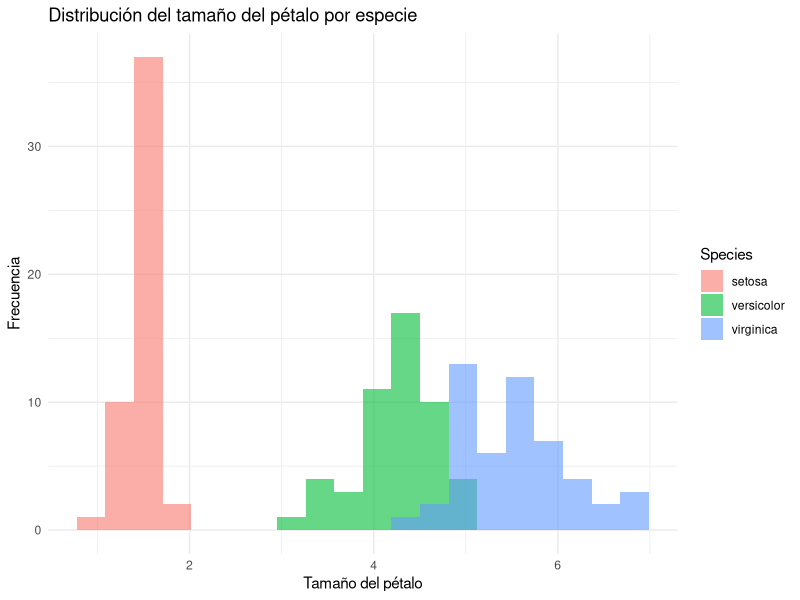
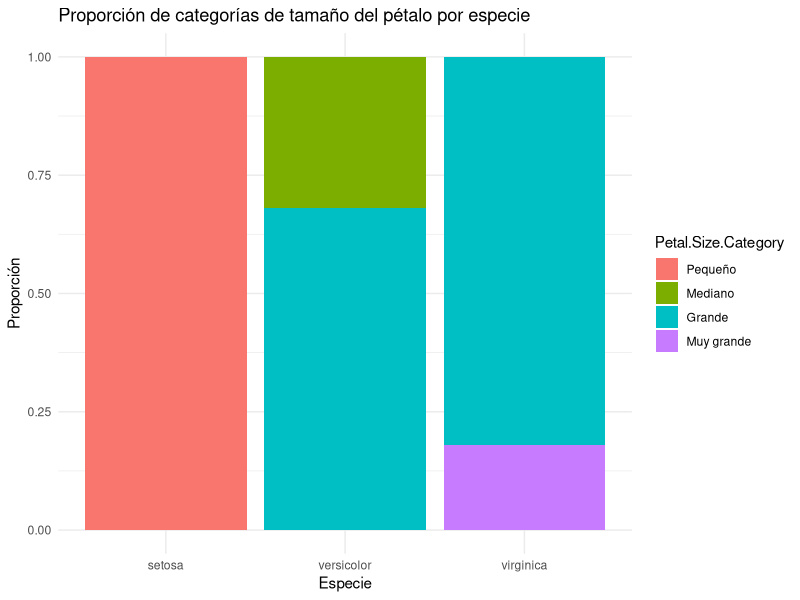
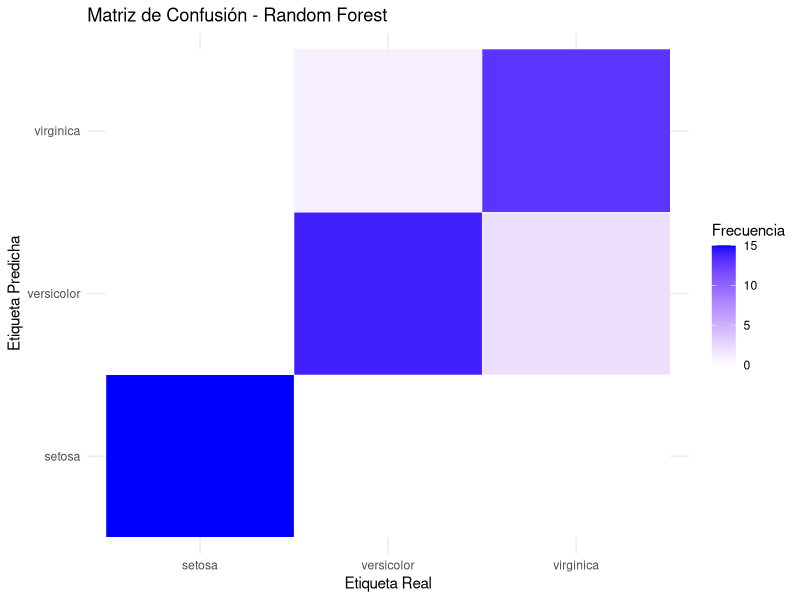
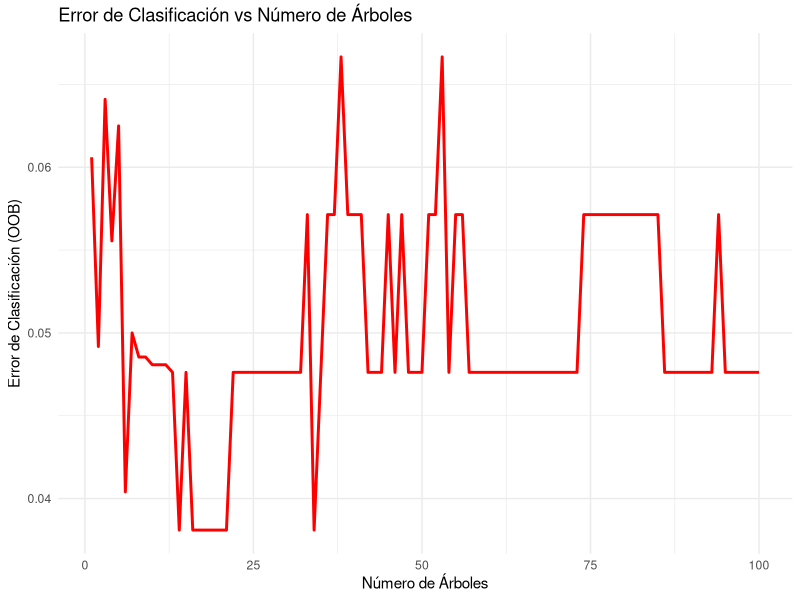

Here is the R script that generated these plots, in order:
## ---- chunk 1
knitr::opts_chunk$set(echo = TRUE)
## ---- chunk 2
# Cargar los datos
Data = iris

# Variable dependiente (Sepal.Length) y variables independientes
y = Data$Sepal.Length
X = as.matrix(cbind(1, Data$Sepal.Width, Data$Petal.Length, Data$Petal.Width)) # Agregar columna de unos para el intercepto
## ---- chunk 3
# Función para calcular la matriz Hessiana
hessian <- function(X, beta) {
  return(t(X) %*% X)
}

# Función para calcular el gradiente
gradient <- function(X, y, beta) {
  return(t(X) %*% (X %*% beta - y))
}
## ---- chunk 4
# Algoritmo de Newton
newton_method <- function(X, y, tol = 1e-6, max_iter = 100) {
  # Inicializar los coeficientes beta
  beta = matrix(0, ncol = 1, nrow = ncol(X))
  
  # Iteraciones
  for (i in 1:max_iter) {
    # Calcular gradiente y Hessiana
    grad = gradient(X, y, beta)
    hess = hessian(X, beta)
    
    # Actualizar beta usando el método de Newton
    beta_new = beta - solve(hess) %*% grad
    
    # Revisar la convergencia
    if (sum(abs(beta_new - beta)) < tol) {
      cat("Convergencia alcanzada en la iteración:", i, "\n")
      break
    }
    
    # Actualizar beta
    beta = beta_new
  }
  
  # Retornar los coeficientes estimados
  return(beta)
}
## ---- chunk 5
# Ejecutar el algoritmo
coeficientes = newton_method(X, y)
## ---- chunk 6
# Mostrar resultados
print("Coeficientes estimados:")
print(coeficientes)

## ---- chunk 7
# Dividir las especies
setosa = iris[iris$Species == "setosa", ]
versicolor = iris[iris$Species == "versicolor", ]
virginica = iris[iris$Species == "virginica", ]

# Visualizar la distribución del tamaño del pétalo
library(ggplot2)
ggplot(iris, aes(x = Petal.Length, fill = Species)) +
  geom_histogram(bins = 20, alpha = 0.6, position = "identity") +
  labs(title = "Distribución del tamaño del pétalo por especie",
       x = "Tamaño del pétalo", y = "Frecuencia") +
  theme_minimal()
## ---- chunk 8
(t_test_setosa_versicolor = t.test(setosa$Petal.Length, versicolor$Petal.Length))
(t_test_versicolor_virginica = t.test(versicolor$Petal.Length, virginica$Petal.Length))
(t_test_setosa_virginica = t.test(setosa$Petal.Length, virginica$Petal.Length))
## ---- chunk 9
iris$Petal.Size.Category = cut(iris$Petal.Length,
                               breaks = c(0, 2, 4, 6, Inf),
                               labels = c("Pequeño", "Mediano", "Grande", "Muy grande"))

# Tabla de contingencia
tabla_contingencia = table(iris$Species, iris$Petal.Size.Category)
## ---- chunk 10
# Realizar test Chi-cuadrado
chi_test = chisq.test(tabla_contingencia)

# Mostrar resultados
cat("\nTabla de contingencia:\n")
print(tabla_contingencia)
chi_test
## ---- chunk 11
ggplot(iris, aes(x = Species, fill = Petal.Size.Category)) +
  geom_bar(position = "fill") +
  labs(title = "Proporción de categorías de tamaño del pétalo por especie",
       x = "Especie", y = "Proporción") +
  theme_minimal()
## ---- chunk 12
# Cargar librerías necesarias
library(randomForest)
library(caret)  # Para particionar datos y evaluación de modelos
library(pROC)   # Para la curva ROC
library(nnet)   # Para regresión logística multinomial

# Cargar el conjunto de datos
data(iris)

# Dividir los datos en entrenamiento (70%) y prueba (30%)
set.seed(123)
train_index <- createDataPartition(iris$Species, p = 0.7, list = FALSE)
train_data <- iris[train_index, ]
test_data <- iris[-train_index, ]
## ---- chunk 13
# Entrenar el modelo Random Forest
rf_model <- randomForest(Species ~ ., data = train_data, importance = TRUE, ntree = 100)

# Predicciones en el conjunto de prueba
rf_predictions <- predict(rf_model, test_data)

# Evaluar el modelo Random Forest
confusion_rf <- confusionMatrix(rf_predictions, test_data$Species)
cat("Matriz de Confusión para Random Forest:\n")
print(confusion_rf)

# Importancia de las variables
cat("\nImportancia de las variables (Random Forest):\n")
print(importance(rf_model))
## ---- chunk 14
# Entrenar el modelo logístico multinomial
logistic_model <- multinom(Species ~ ., data = train_data)

# Predicciones en el conjunto de prueba
logistic_predictions <- predict(logistic_model, test_data)

# Evaluar el modelo logístico
confusion_logistic <- confusionMatrix(logistic_predictions, test_data$Species)
cat("\nMatriz de Confusión para el Modelo Logístico:\n")
print(confusion_logistic)
## ---- chunk 15
# Curva ROC para Random Forest y Regresión Logística
rf_prob <- predict(rf_model, test_data, type = "prob")
logistic_prob <- predict(logistic_model, test_data, type = "probs")

# Calcular las curvas ROC para cada especie (multiclase)
cat("\nCurvas ROC para Random Forest y Regresión Logística:\n")
for (i in levels(test_data$Species)) {
  # Random Forest
  roc_rf <- roc(ifelse(test_data$Species == i, 1, 0), rf_prob[, i], levels = c(0, 1), direction = "<")
  auc_rf <- auc(roc_rf)
  cat("AUC para Random Forest (especie:", i, "):", auc_rf, "\n")
  
  # Modelo Logístico
  roc_log <- roc(ifelse(test_data$Species == i, 1, 0), logistic_prob[, i], levels = c(0, 1), direction = "<")
  auc_log <- auc(roc_log)
  cat("AUC para Modelo Logístico (especie:", i, "):", auc_log, "\n")
}
## ---- chunk 16
# Cargar librerías necesarias
library(randomForest)
library(caret)
library(ggplot2)

# Cargar los datos y dividirlos en entrenamiento y prueba
data(iris)
set.seed(123)
train_index <- createDataPartition(iris$Species, p = 0.7, list = FALSE)
train_data <- iris[train_index, ]
test_data <- iris[-train_index, ]
## ---- chunk 17
# Entrenar el modelo Random Forest
rf_model <- randomForest(Species ~ ., data = train_data, importance = TRUE, ntree = 100)

# Predicciones en el conjunto de prueba
rf_predictions <- predict(rf_model, test_data)
## ---- chunk 18
# ----------------------------
# 1. Visualización: Matriz de Confusión
# ----------------------------
# Crear la matriz de confusión
confusion_rf <- confusionMatrix(rf_predictions, test_data$Species)

# Extraer datos para un gráfico de calor
confusion_matrix <- as.data.frame(confusion_rf$table)
colnames(confusion_matrix) <- c("Predicción", "Real", "Frecuencia")
## ---- chunk 19
# Visualizar la matriz de confusión con ggplot2
ggplot(confusion_matrix, aes(x = Real, y = Predicción, fill = Frecuencia)) +
  geom_tile(color = "white") +
  scale_fill_gradient(low = "white", high = "blue") +
  labs(
    title = "Matriz de Confusión - Random Forest",
    x = "Etiqueta Real",
    y = "Etiqueta Predicha"
  ) +
  theme_minimal()
## ---- chunk 20
# Extraer los errores del modelo Random Forest
error_df <- data.frame(
  Árbol = 1:length(rf_model$err.rate[, "OOB"]),
  Error = rf_model$err.rate[, "OOB"]
)
## ---- chunk 21
# Visualizar el error fuera de bolsa (OOB) con ggplot2
ggplot(error_df, aes(x = Árbol, y = Error)) +
  geom_line(color = "red", size = 1) +
  labs(
    title = "Error de Clasificación vs Número de Árboles",
    x = "Número de Árboles",
    y = "Error de Clasificación (OOB)"
  ) +
  theme_minimal()

